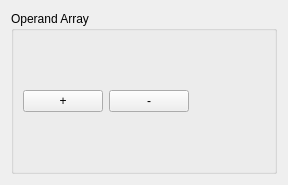
<?xml version="1.0" encoding="UTF-8"?>
<ui version="4.0">
 <class>Form</class>
 <widget class="QWidget" name="Form">
  <property name="geometry">
   <rect>
    <x>0</x>
    <y>0</y>
    <width>288</width>
    <height>185</height>
   </rect>
  </property>
  <property name="windowTitle">
   <string>Form</string>
  </property>
  <layout class="QHBoxLayout" name="horizontalLayout_4">
   <item>
    <widget class="QGroupBox" name="groupBox">
     <property name="sizePolicy">
      <sizepolicy hsizetype="Preferred" vsizetype="Preferred">
       <horstretch>0</horstretch>
       <verstretch>0</verstretch>
      </sizepolicy>
     </property>
     <property name="minimumSize">
      <size>
       <width>150</width>
       <height>70</height>
      </size>
     </property>
     <property name="title">
      <string>Operand Array</string>
     </property>
     <layout class="QVBoxLayout" name="verticalLayout">
      <item>
       <layout class="QHBoxLayout" name="horizontalLayout_2">
        <item>
         <widget class="QPushButton" name="addButton">
          <property name="text">
           <string>+</string>
          </property>
         </widget>
        </item>
        <item>
         <widget class="QPushButton" name="removeButton">
          <property name="text">
           <string>-</string>
          </property>
         </widget>
        </item>
        <item>
         <spacer name="horizontalSpacer">
          <property name="orientation">
           <enum>Qt::Horizontal</enum>
          </property>
          <property name="sizeHint" stdset="0">
           <size>
            <width>40</width>
            <height>20</height>
           </size>
          </property>
         </spacer>
        </item>
       </layout>
      </item>
     </layout>
    </widget>
   </item>
  </layout>
 </widget>
 <resources/>
 <connections/>
</ui>
